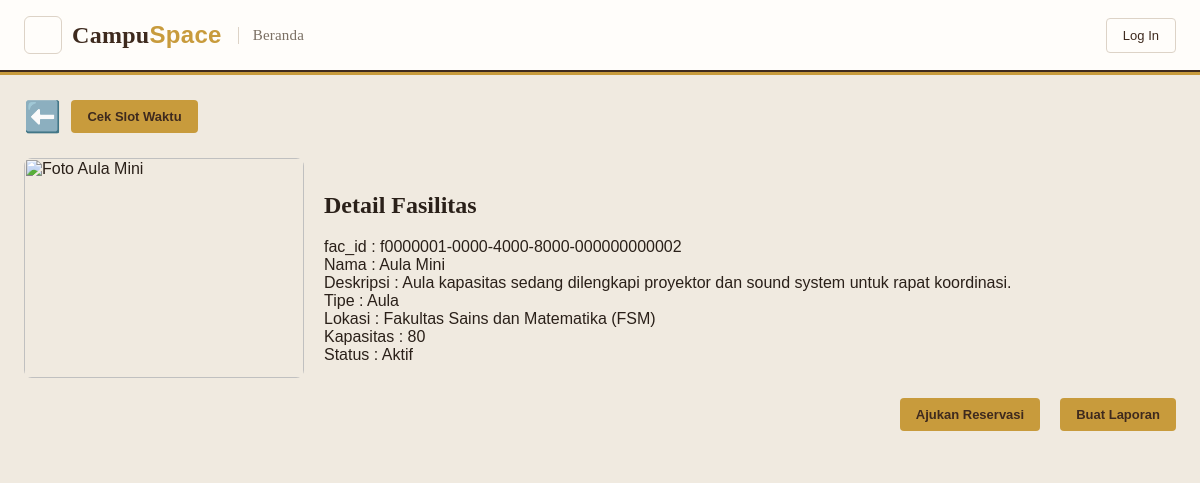
Page /index.php?page=detail_fasilitas&id=f0000001-0000-4000-8000-000000000002 on the committed database.
### tables this page shows
CREATE TABLE facilities (
    fac_id CHAR(36) PRIMARY KEY DEFAULT (UUID()),
    fac_name VARCHAR(30) NOT NULL,
    type ENUM('Ruang Kelas', 'Aula', 'Laboratorium', 'Alat', 'Lapangan') NOT NULL,
    location VARCHAR(255) NOT NULL,
    capacity INT NOT NULL,
    fac_desc VARCHAR(1000) NOT NULL,
    fac_photo VARCHAR(300) NULL,
    fac_status ENUM('Aktif', 'Dalam perbaikan', 'Nonaktif') NOT NULL DEFAULT 'Aktif'
);

### app/controllers/pengguna/pengguna_beranda_controller.php (called while the page is built, shortened)
<?php
require_once __DIR__ . '/../../../config/db_connect.php';
require_once __DIR__ . "/../../models/facility_model.php";
class pengguna_beranda_controller {
    private $facModel;
    public function __construct() {
        $database = new db_connect();
        $this->db = $database->getConnection();
        $this->facModel = new facility_model($this->db);
    }
    public function detail_fasilitas(){
        $id = $_GET['id'] ?? '';
        $fac = $this->facModel->getFacilityById($id);
        require_once __DIR__ . '/../../../views/pengguna/detail_fasilitas.php';
    }
}

### config/db_connect.php (called while the page is built, shortened)
<?php
class db_connect {
    private string $host = "127.0.0.1";
    private string $db_name = "projectppk";
    private string $username = "root";
    private string $password = "";
    private string $charset = "utf8mb4";
    public ?PDO $conn = null;
    public function getConnection(): ?PDO {
        $dsn = "mysql:host={$this->host};dbname={$this->db_name};charset={$this->charset}";
        $options = [
            PDO::ATTR_ERRMODE            => PDO::ERRMODE_EXCEPTION,
            PDO::ATTR_DEFAULT_FETCH_MODE => PDO::FETCH_ASSOC,
            PDO::ATTR_EMULATE_PREPARES   => false,
        ];
        try {
            $this->conn = new PDO($dsn, $this->username, $this->password, $options);
        } catch (PDOException $e) {
            try {
                $this->conn = new PDO($dsn, $this->username, "mysql8034", $options);
            } catch (PDOException $e2) {
                error_log("Koneksi Database Gagal: " . $e2->getMessage());
                die("Gagal terhubung ke server database.");
            }
        }
        return $this->conn;
    }
}

### app/models/facility_model.php (called while the page is built, shortened)
<?php
require_once __DIR__ . "/../../config/db_connect.php";
class facility_model {
    private $conn;
    public function __construct($db) {
        $this->conn = $db;
    }
    public function getFacilityById($id)
    {
        $query = "SELECT * FROM facilities WHERE fac_id = ?";
        $stmt = $this->conn->prepare($query);
        $stmt->execute([$id]);
        $facility = $stmt->fetch(PDO::FETCH_ASSOC);
        return $facility ?: null;
    }
}

### views/pengguna/detail_fasilitas.php (the view, shortened to what this page needs)
<?php
$isLoggedIn = !empty($_SESSION['user_id']) && ($_SESSION['role'] ?? '') === 'pengguna';
?>
<head>
    <link rel="stylesheet" href="../../public/css/pengguna/pengguna_style.css">
</head>
<body id="pengguna_body">
    <div id="dashboard_header">
        <button id="header_logo" type="button" onclick="toggleSidebar()" aria-label="Buka atau tutup menu"><span></span><span></span><span></span></button>
        <span id="header_brand">Campu<em>Space</em></span>
        <span id="header_title">Beranda</span>
        <?php if ($isLoggedIn): ?>
            <button id="logout_btn">Keluar</button>
        <?php else: ?>
            <button id="login_btn" type="button" onclick="window.location.href='../../views/auth/login.html'">Log In</button>
        <?php endif; ?>
    </div>
    <div id="dashboard_layout">
        <div class="main_content" id="hal_detail_fasilitas">
            <div class="section_header">
                <a class = "back_href" href="../../index.php?page=beranda">⬅️</a>
                <button id="cek_slot_waktu_btn" onclick="toggleSlotWaktu()">Cek Slot Waktu</button>
            </div>
            <div id="detail_fac">
                <div id="detail_fac_img">
                    <img
                        src="<?= htmlspecialchars($fac['fac_photo']); ?>"
                        alt="Foto <?= htmlspecialchars($fac['fac_name']); ?>"
                    >
                </div>
                <div id="detail_fac_txt">
                    <h2>Detail Fasilitas</h2>
                    <div>fac_id : <?= htmlspecialchars($fac['fac_id']); ?></div>
                    <div>Nama : <?= htmlspecialchars($fac['fac_name']); ?></div>
                    <div>Deskripsi : <?= htmlspecialchars($fac['fac_desc']); ?></div>
                    <div>Tipe : <?= htmlspecialchars($fac['type']); ?></div>
                    <div>Lokasi : <?= htmlspecialchars($fac['location']); ?></div>
                    <div>Kapasitas : <?= htmlspecialchars($fac['capacity']); ?></div>
                    <div>Status : <?= htmlspecialchars($fac['fac_status']); ?></div>
                </div>
            </div>
            <div id="detail_fac_btn">
                 <div id="buat_reservasi">
                        <?php if (strtolower($fac['fac_status'] ?? '') === 'aktif'): ?>
                            <?php if ($isLoggedIn): ?>
                                <a href="../../index.php?page=form_rsv_2&id=<?= urlencode($fac['fac_id']); ?>&from=detail_fasilitas">
                                    <button type="button">Ajukan Reservasi</button>
                                </a>
                            <?php else: ?>
                                <a href="../../views/auth/login.html">
                                    <button type="button">Ajukan Reservasi</button>
                                </a>
                            <?php endif; ?>
                        <?php else: ?>
                            <p>
                                Fasilitas sedang tidak dapat digunakan untuk reservasi.
                            </p>
                        <?php endif; ?>
                 </div>
                 <div id="buat_laporan">
                        <?php if (strtolower($fac['fac_status'] ?? '') === 'aktif'): ?>
                            <?php if ($isLoggedIn): ?>
                                <a href="../../index.php?page=form_rep_2&id=<?= urlencode($fac['fac_id']); ?>&from=detail_fasilitas">
                                    <button type="button">Buat Laporan</button>
                                </a>
                            <?php else: ?>
                                <a href="../../views/auth/login.html">
                                    <button type="button">Buat Laporan</button>
                                </a>
                            <?php endif; ?>
                        <?php else: ?>
                            <p>
                                Fasilitas sedang tidak dapat digunakan untuk membuat laporan.
                            </p>
                        <?php endif; ?>
                 </div>
            </div>
        </div>
    </div>
</body>
</html>

### public/css/pengguna/pengguna_style.css (style rules this page uses)
* { box-sizing: border-box; font-family: 'IBM Plex Sans', Arial, sans-serif; }
h1, h2, h3, .content_title, #header_title, #header_brand { font-family: 'Fraunces', Georgia, serif; }
body#pengguna_body { margin: 0; background-color: var(--paper); color: var(--text); min-height: 100vh; }
#dashboard_header { display: flex; align-items: center; gap: 10px; background-color: var(--surface); padding: 16px 24px; border-bottom: 2px solid var(--ink); }
#header_logo { display: flex; flex-direction: column; justify-content: center; gap: 4px; width: 38px; height: 38px; padding: 0 9px; background-color: transparent; border: 1px solid #DDD3C7; border-radius: 6px; cursor: pointer; transition: background-color 0.15s, border-color 0.15s; }
#header_brand { font-size: 24px; font-weight: 700; color: var(--ink); letter-spacing: 0.3px; }
#header_brand em { font-style: normal; color: var(--gold); }
#header_title { flex: 1; font-weight: 500; font-style: normal; font-size: 15px; color: var(--text-muted); letter-spacing: 0.2px; margin-left: 6px; padding-left: 14px; border-left: 1px solid var(--border); }
#logout_btn, #login_btn { background-color: transparent; color: var(--ink); border: 1px solid var(--border); font-weight: 500; }
#dashboard_layout { display: flex; border-top: 3px solid var(--gold); }
.main_content { flex: 1; min-width: 0; padding: 24px; }
.section_header { display: flex; align-items: center; gap: 10px; flex-wrap: wrap; }
.back_href { font-size: 30px; text-decoration: none; }
#detail_fac { display: flex; align-items: center; gap: 20px; margin-top: 24px; }
#detail_fac_img { flex: 0 0 280px; }
#detail_fac_img img { display: block; width: 100%; height: 220px; object-fit: cover; border-radius: 8px; }
#detail_fac_txt { flex: 1; min-width: 0; }
#detail_fac_btn { display: flex; justify-content: flex-end; align-items: center; gap: 20px; margin-top: 20px; }
#buat_reservasi, #buat_laporan { min-width: 0; }
button, input[type="submit"], .btn { background-color: var(--gold); color: var(--ink); border: none; padding: 9px 16px; border-radius: 4px; cursor: pointer; font-size: 13px; font-weight: 600; transition: background-color 0.15s; }

### rows in the picture
facilities: fac_id "f0000001-0000-4000-8000-000000000002", fac_name "Aula Mini", fac_desc "Aula kapasitas sedang dilengkapi proyektor dan sound system untuk rapat koordinasi.", type "Aula", location "Fakultas Sains dan Matematika (FSM)", capacity "80", fac_status "Aktif"
